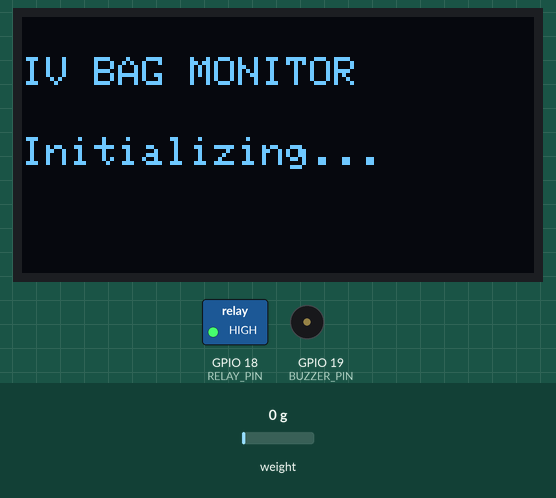
This sketch was run on a simulated ESP32. Parts: 128×64 one-colour display, switched loads named in the sketch (green lamp = pin HIGH), buzzer (waves = sounding, pin HIGH). The test bench sets the inputs (shaded band); at power-on: weight on the scale 0 g. What the sketch prints to the serial monitor is not drawn.

Above: at 1.1 s.
At 4.6 s:
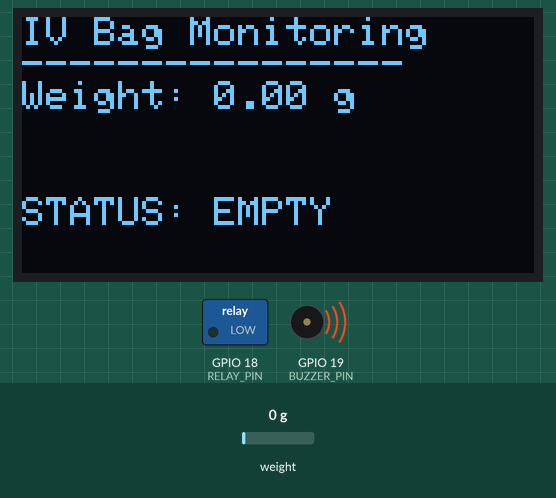
4.7 s: weight on the scale set to 100 g
At 7.3 s:
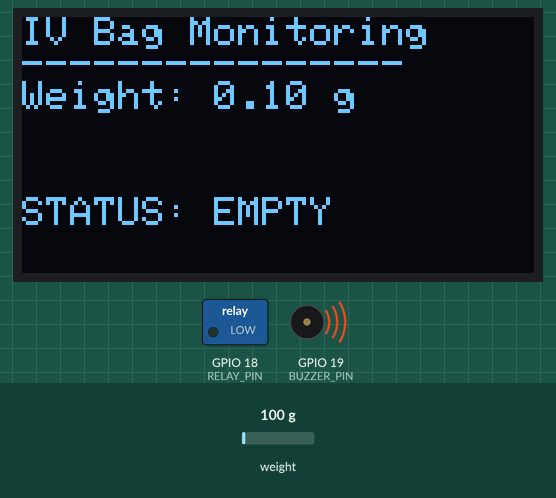
7.6 s: weight on the scale set to 1250 g
At 8.7 s:
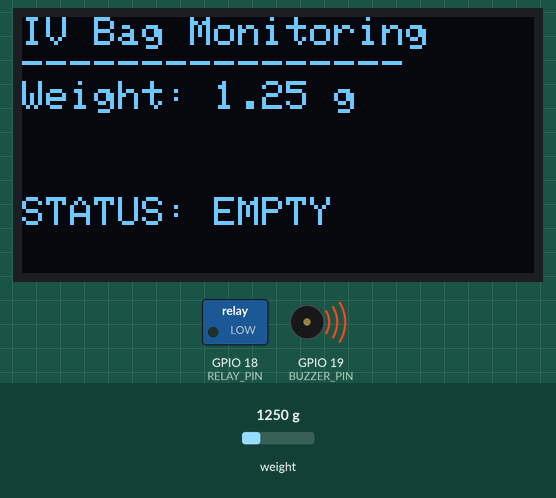
10.1 s: weight on the scale set to 2500 g
At 11.1 s:
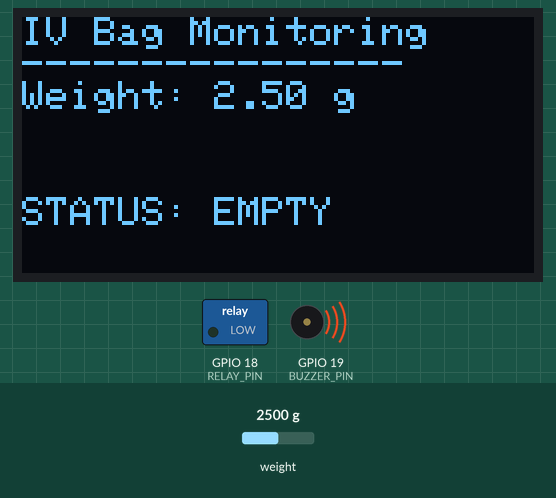
Timing chart, 0 to 13.1 s (numbered marks = the images above; inputs shaded):
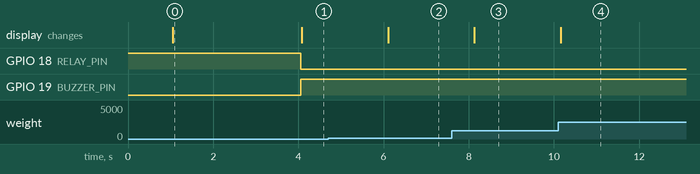

The sketch:

IV_BAG_MONITERING.ino
```cpp
#include <Wire.h>
#include <Adafruit_GFX.h>
#include <Adafruit_SSD1306.h>
#include "HX711.h"

#define SCREEN_WIDTH 128
#define SCREEN_HEIGHT 64
Adafruit_SSD1306 display(SCREEN_WIDTH, SCREEN_HEIGHT, &Wire, -1);

HX711 scale;

#define LOADCELL_DOUT_PIN 4
#define LOADCELL_SCK_PIN  5
#define RELAY_PIN 18
#define BUZZER_PIN 19

float calibration_factor = -7050;
float empty_weight = 10.0;

void setup() {
  Serial.begin(9600);

  pinMode(RELAY_PIN, OUTPUT);
  pinMode(BUZZER_PIN, OUTPUT);

  digitalWrite(RELAY_PIN, HIGH);
  digitalWrite(BUZZER_PIN, LOW);


  Wire.begin(21, 22);
  if (!display.begin(SSD1306_SWITCHCAPVCC, 0x3C)) {
    Serial.println("OLED not found");
    while (true);
  }
  display.clearDisplay();


  scale.begin(LOADCELL_DOUT_PIN, LOADCELL_SCK_PIN);
  scale.set_scale(calibration_factor);
  scale.tare();
  displayText("IV BAG MONITOR", "Initializing...");
  delay(2000);
}

void loop() {
  float weight = scale.get_units(10);

  Serial.print("Weight: ");
  Serial.println(weight);

  display.clearDisplay();
  display.setTextSize(1);
  display.setTextColor(WHITE);
  display.setCursor(0, 0);
  display.println("IV Bag Monitoring");
  display.println("----------------");
  display.print("Weight: ");
  display.print(weight);
  display.println(" g");

  if (weight <= empty_weight) {
    digitalWrite(RELAY_PIN, LOW);
    digitalWrite(BUZZER_PIN, HIGH);

    display.setCursor(0, 45);
    display.println("STATUS: EMPTY");
  } else {
    digitalWrite(RELAY_PIN, HIGH);
    digitalWrite(BUZZER_PIN, LOW);

    display.setCursor(0, 45);
    display.println("STATUS: NORMAL");
  }

  display.display();
  delay(1000);
}

void displayText(String line1, String line2) {
  display.clearDisplay();
  display.setTextSize(1);
  display.setTextColor(WHITE);
  display.setCursor(0, 10);
  display.println(line1);
  display.setCursor(0, 30);
  display.println(line2);
  display.display();
}
```

Measured:
- after the input at 4.7 s, the display: changes after 1.4 s (image 2)
- after the input at 7.6 s, the display: changes after 0.53 s (image 3)
- after the input at 10.1 s, the display: changes after 0.06 s (image 4)
- what the display in image 0 shows lasts 3.0 s, from 1.1 s to 4.1 s
